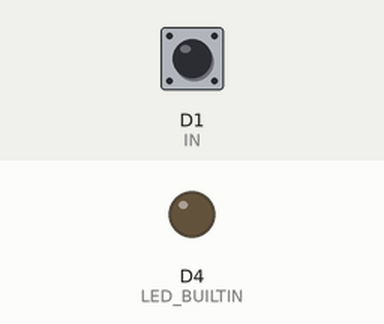
The sketch below on a simulated ESP8266 (NodeMCU). Parts: output pins drawn as LEDs (lit = HIGH, except the on-board LED, lit = LOW). The inputs (shaded band) are chosen by the test bench; at power-on: D1 (IN) HIGH.

Above: at 1.3 s.
1.4 s: D1 (IN) pulled LOW for 0.15 s
At 1.47 s:
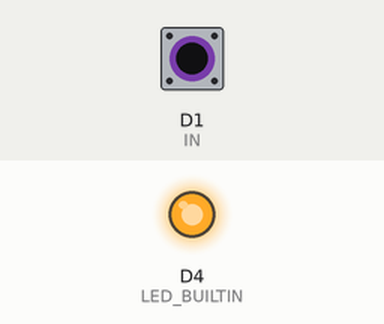
3.0 s: D1 (IN) pulled LOW for 3.2 s
At 6.5 s:
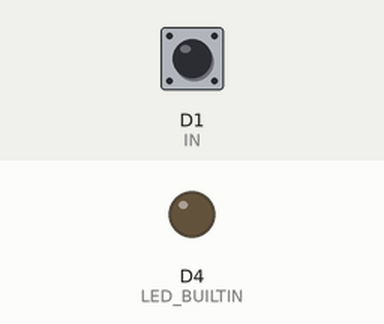
Timing chart, 0 to 8.0 s (numbered marks = the images above; inputs shaded):
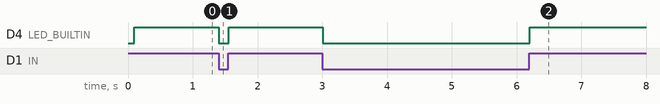

Measured:
- after the input at 1.4 s, D4 (LED_BUILTIN): HIGH → LOW at once, → HIGH 0.15 s later
- after the input at 3.0 s, D4 (LED_BUILTIN): HIGH → LOW at once, → HIGH 3.2 s later

The sketch:

02_continuityTest.ino
```cpp
const int IN = D1;

void setup() {
  pinMode(IN, INPUT_PULLUP);
  pinMode(LED_BUILTIN, OUTPUT);

  Serial.begin(115200);
  delay(100);
}

void loop() {
  if (digitalRead(IN) == LOW) {
    digitalWrite(LED_BUILTIN, LOW);
  } else {
    digitalWrite(LED_BUILTIN, HIGH);
  }
  delay(10);
}
```
